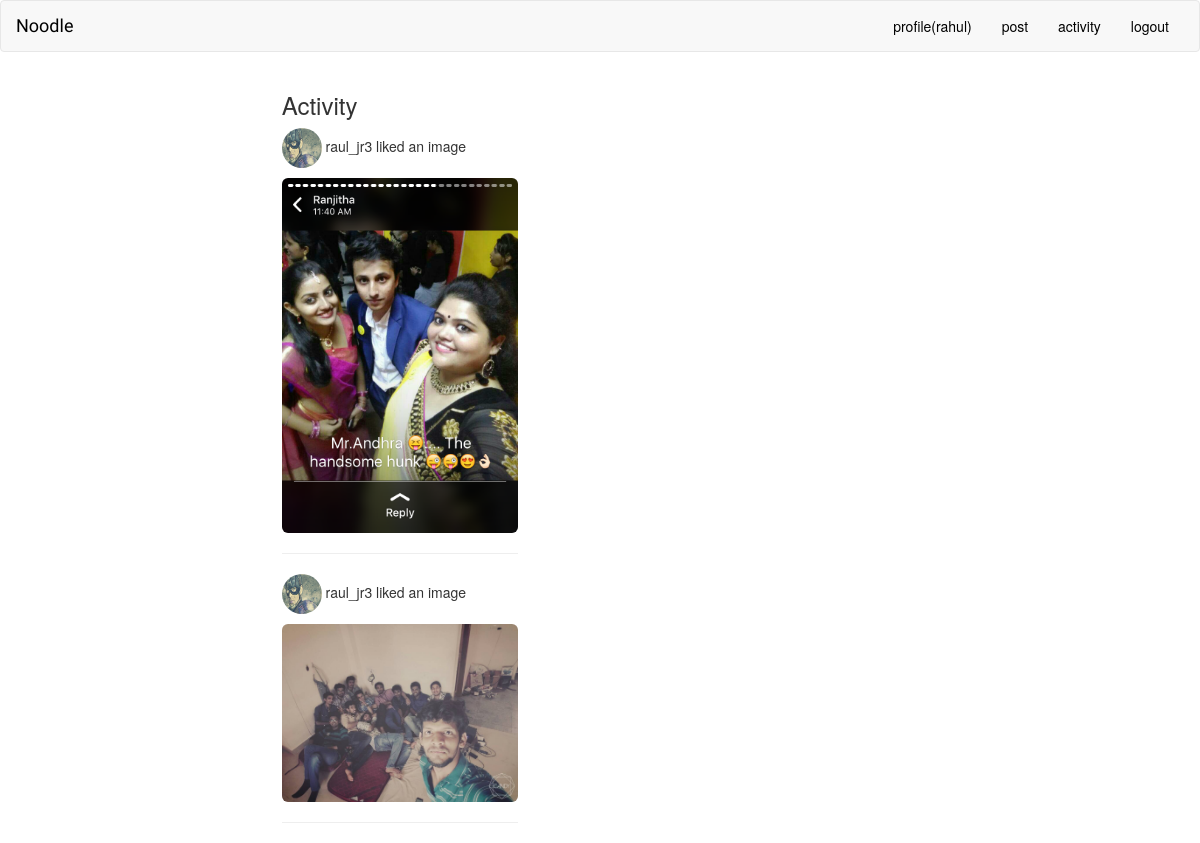
Screenshot of /action/ (signed in) with the database file from the repository.
### actions/models.py (models this page shows)
class Action(models.Model):
	user = models.ForeignKey(User, related_name = 'actions', db_index = True)
	verb = models.CharField(max_length = 255)
	target_ct = models.ForeignKey(ContentType, blank = True, null = True, related_name = 'target_obj')
	target_id = models.PositiveIntegerField(null = True, blank = True, db_index = True)
	target = GenericForeignKey('target_ct', 'target_id')
	created = models.DateTimeField(auto_now_add = True, db_index = True)
	class Meta:
		ordering = ['-created']

### account/models.py (models this page shows, shortened)
class Profile(models.Model):
	user = models.OneToOneField(settings.AUTH_USER_MODEL, related_name = 'profile')
	profile_photo = models.ImageField(upload_to = '%Y/%m/%d/profile_photos', blank = True)
	bio = models.CharField(max_length = 500, blank = True)
	favourite_quote = models.CharField(max_length = 300, blank = True)
	last_active = models.DateTimeField(auto_now = True)

### shots/models.py (models this page shows, shortened)
class Image(models.Model):
	posted_by = models.ForeignKey(User, related_name = 'shots')
	photo = models.ImageField(upload_to = '%Y/%m/%d/photos/')
	body = models.TextField(blank = True, help_text = "description(it's optional)")
	created = models.DateTimeField(auto_now_add = True)
	updated = models.DateTimeField(auto_now = True)
	likes = models.ManyToManyField(settings.AUTH_USER_MODEL, related_name = 'likes', blank = True)
	class Meta:
		ordering = ['-updated']

### shots/views.py (the view)
# urls.py: url(r'^action/$', views.action, name = 'action'),
@login_required
def action(request):
	actions = Action.objects.exclude(user = request.user)
	return render(request, 'shots/action.html', {'actions':actions})

### shots/templates/shots/action.html (shortened to what this page needs)
{% extends "base.html" %}
{% load crispy_forms_tags %}
{% load humanize %}
{% block content %}
	<div class="row">
		<div class="col-md-4"></div>
		<div class="col-md-4">
			<h3>Activity</h3>
			{% if actions %}
				{% for action in actions %}
					<p>
					{% if action.user.profile.profile_photo %}
						<img src="{{ action.user.profile.profile_photo.url }}" width="40" height="40" class="img-circle">
					{% endif %}
					{{ action.user }} {{ action.verb }}</p>
					{% if action.target.photo %}
						<img src="{{ action.target.photo.url }}" class="img-responsive img-rounded">
					{% endif %}
					<hr>
				{% endfor %}
			{% else %}
				No activites yet. Check back later
			{% endif %}
		</div>
		<div class="col-md-4"></div>
	</div>
{% endblock %}

### account/templates/base.html (shortened to what this page needs)
{% load static %}
<!DOCTYPE html>
<html lang="en">
<head>
	<link rel="stylesheet" href="https://maxcdn.bootstrapcdn.com/bootstrap/3.3.7/css/bootstrap.min.css">
	<link rel="stylesheet" type="text/css" href="{% static "account/styles.css" %}">
	<link rel="stylesheet" type="text/css" href="{% static "contents.css" %}">
	<link rel="stylesheet" type="text/css" href="{% static "detail.css" %}">
</head>
<body>
	<nav class="navbar navbar-default">
		<div class="container-fluid">
			<div class="navbar-header">
				<a class="navbar-brand" href="{% url "shots:home" %}" style="color: black; font-family: 'Lobster Two', cursive; font-weight: 30%;">Noodle</a>
			</div>
			<div class="collapse navbar-collapse" id="myNavbar">
				{% if request.user.is_authenticated %}
					<ul class="nav navbar-nav navbar-right">
						<li><a href="{% url "account:profile" %}" style="color: black;">profile({{ request.user.username }})</a></li>
						<li><a href="{% url "shots:post" %}" style="color: black;">post</a></li>
						<li><a href="{% url "shots:action" %}" style="color: black;">activity</a></li>
						<li><a href="{% url "account:logout" %}" style="color: black;">logout</a></li>
					</ul>
				{% else %}
					<ul class="nav navbar-nav navbar-right">
						<li><a href="{% url "account:register" %}"><span class="glyphicon glyphicon-user"></span> Sign Up</a></li>
						<li><a href="{% url "account:login" %}"><span class="glyphicon glyphicon-log-in"></span> Login</a></li>
					</ul>
				{% endif %}
			</div>
		</div>
	</nav>
	<div class="container-fluid">
		<div class="row">
			<div class="col-md-8">
				{% block content %}
				{% endblock %}
			</div>
		</div>
	</div>
</body>
</html>

### rows the page displays
Action: user.profile.profile_photo (picture), user "raul_jr3", verb "liked an image", target.photo (picture)
Action: user.profile.profile_photo (picture), user "raul_jr3", verb "liked an image", target.photo (picture)

### other values shown
{{ request.user.username }} "rahul"
